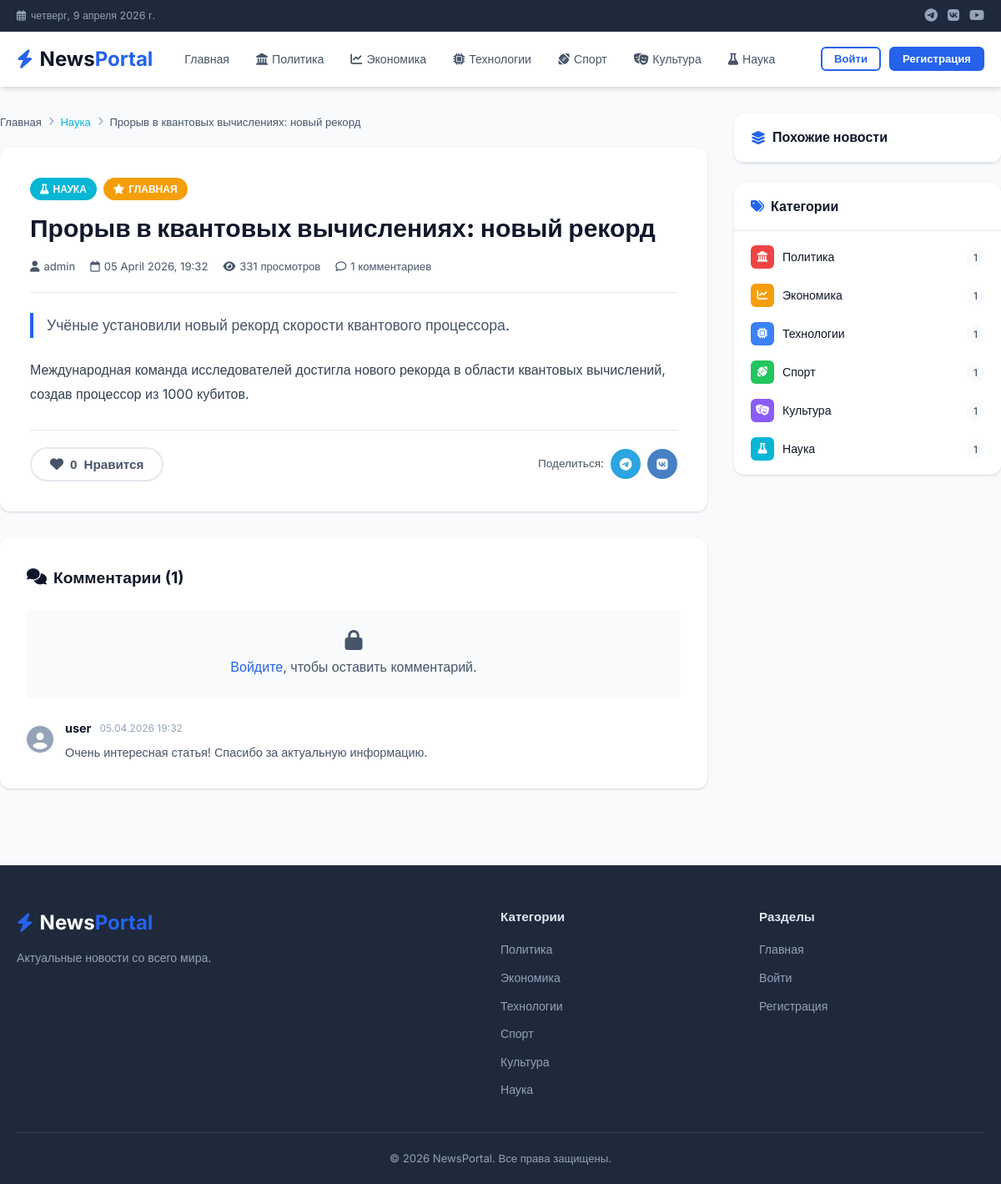
Screenshot of /news/proryv-kvantovye-vychisleniya-rekord with the database file from the repository.
### app/models/__init__.py (models this page shows, shortened)
class Category(db.Model):
    __tablename__ = 'categories'
    id = db.Column(db.Integer, primary_key=True)
    name = db.Column(db.String(64), unique=True, nullable=False)
    slug = db.Column(db.String(64), unique=True, nullable=False)
    color = db.Column(db.String(20), default='#3b82f6')
    icon = db.Column(db.String(64), default='fas fa-tag')
    news = db.relationship('News', backref='category', lazy='dynamic')

class News(db.Model):
    __tablename__ = 'news'
    id = db.Column(db.Integer, primary_key=True)
    title = db.Column(db.String(256), nullable=False)
    slug = db.Column(db.String(256), unique=True, nullable=False)
    content = db.Column(db.Text, nullable=False)
    summary = db.Column(db.String(512))
    image = db.Column(db.String(256))
    category_id = db.Column(db.Integer, db.ForeignKey('categories.id'), nullable=False)
    author_id = db.Column(db.Integer, db.ForeignKey('users.id'), nullable=False)
    published_at = db.Column(db.DateTime, default=datetime.utcnow)
    is_published = db.Column(db.Boolean, default=True)
    is_featured = db.Column(db.Boolean, default=False)
    views_count = db.Column(db.Integer, default=0)
    author = db.relationship('User', backref='news_posts')
    comments = db.relationship('Comment', backref='news', lazy='dynamic', cascade='all, delete-orphan')
    likes = db.relationship('Like', backref='news', lazy='dynamic', cascade='all, delete-orphan')
    @property
    def likes_count(self):
        return self.likes.count()
    @property
    def comments_count(self):
        return self.comments.filter_by(is_approved=True).count()

class User(UserMixin, db.Model):
    __tablename__ = 'users'
    id = db.Column(db.Integer, primary_key=True)
    username = db.Column(db.String(64), unique=True, nullable=False)
    email = db.Column(db.String(120), unique=True, nullable=False)
    password_hash = db.Column(db.String(256), nullable=False)
    role = db.Column(db.String(20), default='user')  # Роль пользователя: 'admin' или 'user'
    avatar = db.Column(db.String(256), default='default_avatar.png')
    created_at = db.Column(db.DateTime, default=datetime.utcnow)
    is_active = db.Column(db.Boolean, default=True)
    comments = db.relationship('Comment', backref='author', lazy='dynamic', cascade='all, delete-orphan')
    likes = db.relationship('Like', backref='user', lazy='dynamic', cascade='all, delete-orphan')

class Comment(db.Model):
    __tablename__ = 'comments'
    id = db.Column(db.Integer, primary_key=True)
    content = db.Column(db.Text, nullable=False)
    news_id = db.Column(db.Integer, db.ForeignKey('news.id'), nullable=False)
    user_id = db.Column(db.Integer, db.ForeignKey('users.id'), nullable=False)
    created_at = db.Column(db.DateTime, default=datetime.utcnow)
    is_approved = db.Column(db.Boolean, default=True)

### app/views/news.py (the view)
@news_bp.route('/<slug>')
def detail(slug):
    article = News.query.filter_by(slug=slug, is_published=True).first_or_404()
    article.views_count += 1
    db.session.commit()
    comments = (
        Comment.query
        .filter_by(news_id=article.id, is_approved=True)
        .order_by(Comment.created_at.asc())
        .all()
    )
    user_liked = False
    if current_user.is_authenticated:
        user_liked = (
            Like.query.filter_by(news_id=article.id, user_id=current_user.id).first()
            is not None
        )
    related = (
        News.query
        .filter_by(category_id=article.category_id, is_published=True)
        .filter(News.id != article.id)
        .order_by(News.published_at.desc())
        .limit(4)
        .all()
    )
    categories = Category.query.all()
    return render_template(
        'news/detail.html',
        article=article,
        comments=comments,
        user_liked=user_liked,
        related=related,
        categories=categories,
    )

### app/templates/news/detail.html (shortened to what this page needs)
{% extends 'base.html' %}
{% block content %}
<div class="container article-layout">
    <div class="article-main">
        <nav class="breadcrumb">
            <a href="{{ url_for('main.index') }}">Главная</a>
            <i class="fas fa-chevron-right"></i>
            <a href="{{ url_for('main.category', slug=article.category.slug) }}" style="color: {{ article.category.color }}">
                {{ article.category.name }}
            </a>
            <i class="fas fa-chevron-right"></i>
            <span>{{ article.title[:60] }}{% if article.title|length > 60 %}...{% endif %}</span>
        </nav>
        <article class="article-full">
            <div class="article-badge-row">
                <span class="badge" style="background: {{ article.category.color }}">
                    <i class="{{ article.category.icon }}"></i> {{ article.category.name }}
                </span>
                {% if article.is_featured %}
                <span class="badge badge-featured"><i class="fas fa-star"></i> Главная</span>
                {% endif %}
            </div>
            <h1 class="article-title">{{ article.title }}</h1>
            <div class="article-meta">
                <span><i class="fas fa-user"></i> {{ article.author.username }}</span>
                <span><i class="far fa-calendar"></i> {{ article.published_at.strftime('%d %B %Y, %H:%M') }}</span>
                <span><i class="fas fa-eye"></i> {{ article.views_count }} просмотров</span>
                <span><i class="far fa-comment"></i> {{ article.comments_count }} комментариев</span>
            </div>
            {% if article.summary %}
            <div class="article-lead">{{ article.summary }}</div>
            {% endif %}
            <div class="article-content">
                {{ article.content | safe }}
            </div>
            <div class="article-actions">
                <button class="like-btn {% if user_liked %}liked{% endif %}"
                        id="likeBtn"
                        data-news-id="{{ article.id }}"
                        {% if not current_user.is_authenticated %}disabled title="Войдите, чтобы поставить лайк"{% endif %}>
                    <i class="fas fa-heart"></i>
                    <span id="likeCount">{{ article.likes_count }}</span>
                    Нравится
                </button>
                <div class="share-btns">
                    <span>Поделиться:</span>
                    <a href="https://t.me/share/url?url={{ request.url | urlencode }}" target="_blank" class="share-btn share-tg"><i class="fab fa-telegram"></i></a>
                    <a href="https://vk.com/share.php?url={{ request.url | urlencode }}" target="_blank" class="share-btn share-vk"><i class="fab fa-vk"></i></a>
                </div>
            </div>
        </article>
        <section class="comments-section" id="comments">
            <h2><i class="fas fa-comments"></i> Комментарии ({{ article.comments_count }})</h2>
            {% if current_user.is_authenticated %}
            <form action="{{ url_for('news.add_comment', slug=article.slug) }}" method="post" class="comment-form">
                <div class="form-group">
                    <label><i class="fas fa-pencil-alt"></i> Оставить комментарий</label>
                    <textarea name="content" rows="4" required placeholder="Ваш комментарий..."></textarea>
                </div>
                <button type="submit" class="btn btn-primary"><i class="fas fa-paper-plane"></i> Отправить</button>
            </form>
            {% else %}
            <div class="login-prompt">
                <i class="fas fa-lock"></i>
                <p><a href="{{ url_for('auth.login') }}">Войдите</a>, чтобы оставить комментарий.</p>
            </div>
            {% endif %}
            <div class="comments-list">
                {% for comment in comments %}
                <div class="comment-item">
                    <div class="comment-avatar"><i class="fas fa-user-circle"></i></div>
                    <div class="comment-body">
                        <div class="comment-header">
                            <strong>{{ comment.author.username }}</strong>
                            <span class="comment-date">{{ comment.created_at.strftime('%d.%m.%Y %H:%M') }}</span>
                        </div>
                        <p>{{ comment.content }}</p>
                    </div>
                </div>
                {% else %}
                <div class="no-comments"><i class="far fa-comment-dots"></i> Комментариев пока нет. Будьте первым!</div>
                {% endfor %}
            </div>
        </section>
    </div>
    <aside class="sidebar">
        <div class="sidebar-widget">
            <div class="widget-header">
                <h3><i class="fas fa-layer-group"></i> Похожие новости</h3>
            </div>
        </div>
        <div class="sidebar-widget">
            <div class="widget-header">
                <h3><i class="fas fa-tags"></i> Категории</h3>
            </div>
            <ul class="category-list">
                {% for cat in categories %}
                <li>
                    <a href="{{ url_for('main.category', slug=cat.slug) }}">
                        <span class="cat-icon" style="background: {{ cat.color }}"><i class="{{ cat.icon }}"></i></span>
                        {{ cat.name }}
                        <span class="cat-count">{{ cat.news.filter_by(is_published=True).count() }}</span>
                    </a>
                </li>
                {% endfor %}
            </ul>
        </div>
    </aside>
</div>
{% endblock %}

### app/templates/base.html (shortened to what this page needs)
<!DOCTYPE html>
<html lang="ru">
<head>
    <link rel="stylesheet" href="https://cdnjs.cloudflare.com/ajax/libs/font-awesome/6.5.0/css/all.min.css">
    <link rel="stylesheet" href="{{ url_for('static', filename='css/style.css') }}">
</head>
<body>
<header class="site-header">
    <div class="header-top">
        <div class="container">
            <div class="header-top-inner">
                <div class="header-date">
                    <i class="far fa-calendar-alt"></i>
                    <span id="current-date"></span>
                </div>
                <div class="header-social">
                    <a href="#"><i class="fab fa-telegram"></i></a>
                    <a href="#"><i class="fab fa-vk"></i></a>
                    <a href="#"><i class="fab fa-youtube"></i></a>
                </div>
            </div>
        </div>
    </div>
    <div class="header-main">
        <div class="container">
            <div class="header-main-inner">
                <a href="{{ url_for('main.index') }}" class="logo">
                    <i class="fas fa-bolt"></i>
                    <span>News<strong>Portal</strong></span>
                </a>
                <nav class="main-nav">
                    <ul>
                        <li><a href="{{ url_for('main.index') }}" class="{% if request.endpoint == 'main.index' %}active{% endif %}">Главная</a></li>
                        {% for cat in categories %}
                        <li>
                            <a href="{{ url_for('main.category', slug=cat.slug) }}"
                               class="{% if request.view_args and request.view_args.get('slug') == cat.slug %}active{% endif %}"
                               style="--cat-color: {{ cat.color }}">
                                <i class="{{ cat.icon }}"></i> {{ cat.name }}
                            </a>
                        </li>
                        {% endfor %}
                    </ul>
                </nav>
                <div class="header-actions">
                    {% if current_user.is_authenticated %}
                        {% if current_user.is_admin %}
                        <a href="{{ url_for('admin_panel.dashboard') }}" class="btn btn-sm btn-outline">
                            <i class="fas fa-cog"></i> Админ
                        </a>
                        {% endif %}
                        <div class="user-menu">
                            <button class="user-menu-toggle">
                                <i class="fas fa-user-circle"></i> {{ current_user.username }}
                                <i class="fas fa-chevron-down"></i>
                            </button>
                            <div class="user-dropdown">
                                <a href="{{ url_for('auth.logout') }}"><i class="fas fa-sign-out-alt"></i> Выйти</a>
                            </div>
                        </div>
                    {% else %}
                        <a href="{{ url_for('auth.login') }}" class="btn btn-sm btn-outline">Войти</a>
                        <a href="{{ url_for('auth.register') }}" class="btn btn-sm btn-primary">Регистрация</a>
                    {% endif %}
                </div>
            </div>
        </div>
    </div>
</header>
<main class="site-main">
    {% block content %}{% endblock %}
</main>
<footer class="site-footer">
    <div class="container">
        <div class="footer-grid">
            <div class="footer-brand">
                <a href="{{ url_for('main.index') }}" class="logo">
                    <i class="fas fa-bolt"></i>
                    <span>News<strong>Portal</strong></span>
                </a>
                <p>Актуальные новости со всего мира.</p>
            </div>
            <div class="footer-links">
                <h4>Категории</h4>
                <ul>
                    {% for cat in categories %}
                    <li><a href="{{ url_for('main.category', slug=cat.slug) }}">{{ cat.name }}</a></li>
                    {% endfor %}
                </ul>
            </div>
            <div class="footer-links">
                <h4>Разделы</h4>
                <ul>
                    <li><a href="{{ url_for('main.index') }}">Главная</a></li>
                    <li><a href="{{ url_for('auth.login') }}">Войти</a></li>
                    <li><a href="{{ url_for('auth.register') }}">Регистрация</a></li>
                </ul>
            </div>
        </div>
        <div class="footer-bottom">
            <p>&copy; 2026 NewsPortal. Все права защищены.</p>
        </div>
    </div>
</footer>
</body>
</html>

### rows the page displays
Category: name "Политика", news.filter_by "1"
Category: name "Экономика", news.filter_by "1"
Category: name "Технологии", news.filter_by "1"
Category: name "Спорт", news.filter_by "1"
Category: name "Культура", news.filter_by "1"
Category: name "Наука", category.name "Наука", category.name "НАУКА", news.filter_by "1"
News: title "Прорыв в квантовых вычислениях: новый рекорд", published_at "05 April 2026, 19:32", views_count "331", summary "Учёные установили новый рекорд скорости квантового процессора.", content "Международная команда исследователей достигла нового рекорда в области квантовых вычислений, создав процессор из 1000 кубитов."
User: author.username "admin"
Comment: author.username "user", created_at "05.04.2026 19:32", content "Очень интересная статья! Спасибо за актуальную информацию."

### other values shown
{{ article.comments_count }} "1"
{{ article.likes_count }} "0"
